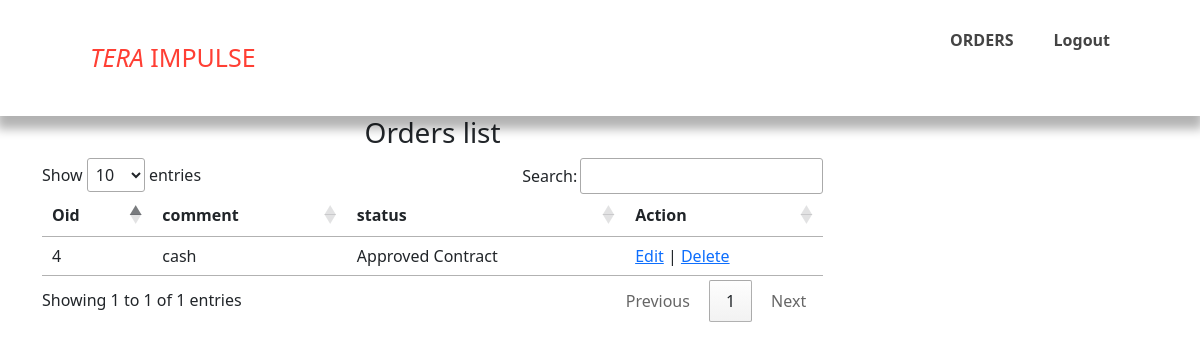
The app's page /sales/retriveB.php with its own data.
### tables this page shows
CREATE TABLE `orders` (
  `Oid` int(11) NOT NULL,
  `salesper_id` int(11) DEFAULT NULL,
  `dealer_id` int(11) DEFAULT NULL,
  `date` date DEFAULT NULL,
  `comment` text DEFAULT NULL,
  `urgent` varchar(11) DEFAULT NULL,
  `status` enum('Pending','Approved Contract','Billing','Order Placed','Cancle') DEFAULT 'Pending' COMMENT 'P=Pendinng,AC=Approved Contract,B=Billing,OP=Order Placed'
);

### sales/ManFunctions.php (called while the page is built, shortened)
<?php
  include_once 'menu.php';
class ManFunctions extends DB {
    function getalldataB($link, $table) {
        $query = "SELECT * FROM `orders` WHERE `status`= 'Approved Contract'";
        $result = mysqli_query($link, $query);
        $res = [];
        if (mysqli_num_rows($result) > 0) {
            $res = mysqli_fetch_all($result, MYSQLI_ASSOC);
        }
        return $res;
    }
}
$mf = new ManFunctions();

### sales/retriveB.php (the view, shortened to what this page needs)
<?php
include 'manfunctions.php';
?>
<!doctype html>
<html>
    <head>
        <link href="css/crudstyles.css" rel="stylesheet" type="text/css"/>
         <link href="https://cdn.jsdelivr.net/npm/bootstrap@5.1.0/dist/css/bootstrap.min.css" rel="stylesheet">
  <link href="//cdn.datatables.net/1.10.25/css/jquery.dataTables.min.css" rel="stylesheet">
    </head>
    <body>
        <div class="container">
            <div class="right">
                    <h3>Orders list</h3>
                    <table class="example" id="example">
                        <thead>
                            <tr>
                                <th>Oid  </th>
                                <th>comment</th>
                                <th>status</th>
                                <th>Action</th>
                            </tr>
                        </thead>
                        <tbody>
                            <?php
                          $rows= $mf->getalldataB($link,'Oid');
                          if(!empty($rows)){
                              foreach($rows as $row){
                                ?>
                                <tr>
                                    <td><?= $row['Oid'] ?></td>
                                    <td><?= $row['comment'] ?></td>
                                    <td><?= $row['status'] ?></td>
                                    <td>
                                        <a href="edit.php?Oid=<?= $row['Oid'] ?>">Edit</a> |
                                        <a href="manfunctions.php?Oid=<?= $row['Oid'] ?>&submit=delete" onclick="return confirm('Are you sure to delete?')">Delete</a>
                                    </td>
                                </tr>
                                <?php
                              }
                            ?>
                        </tbody>
                    </table>
                    <?php
                } else {
                    echo 'Record Not found';
                }
                ?>
            </div>
        </div>
    </body>
</html>

### sales/css/crudstyles.css (style rules this page uses)
.container { width: 80%; margin: auto; }
.right { width: 70%; float: left; }

### sales/menu.php (style rules this page uses)
* { padding: 0; margin: 0; box-sizing: border-box; }
body { font-family: "Lato", sans-serif; }
::placeholder { color: #666; font-weight: 400; }

### records on screen
orders: Oid "4", comment "cash", status "Approved Contract"
